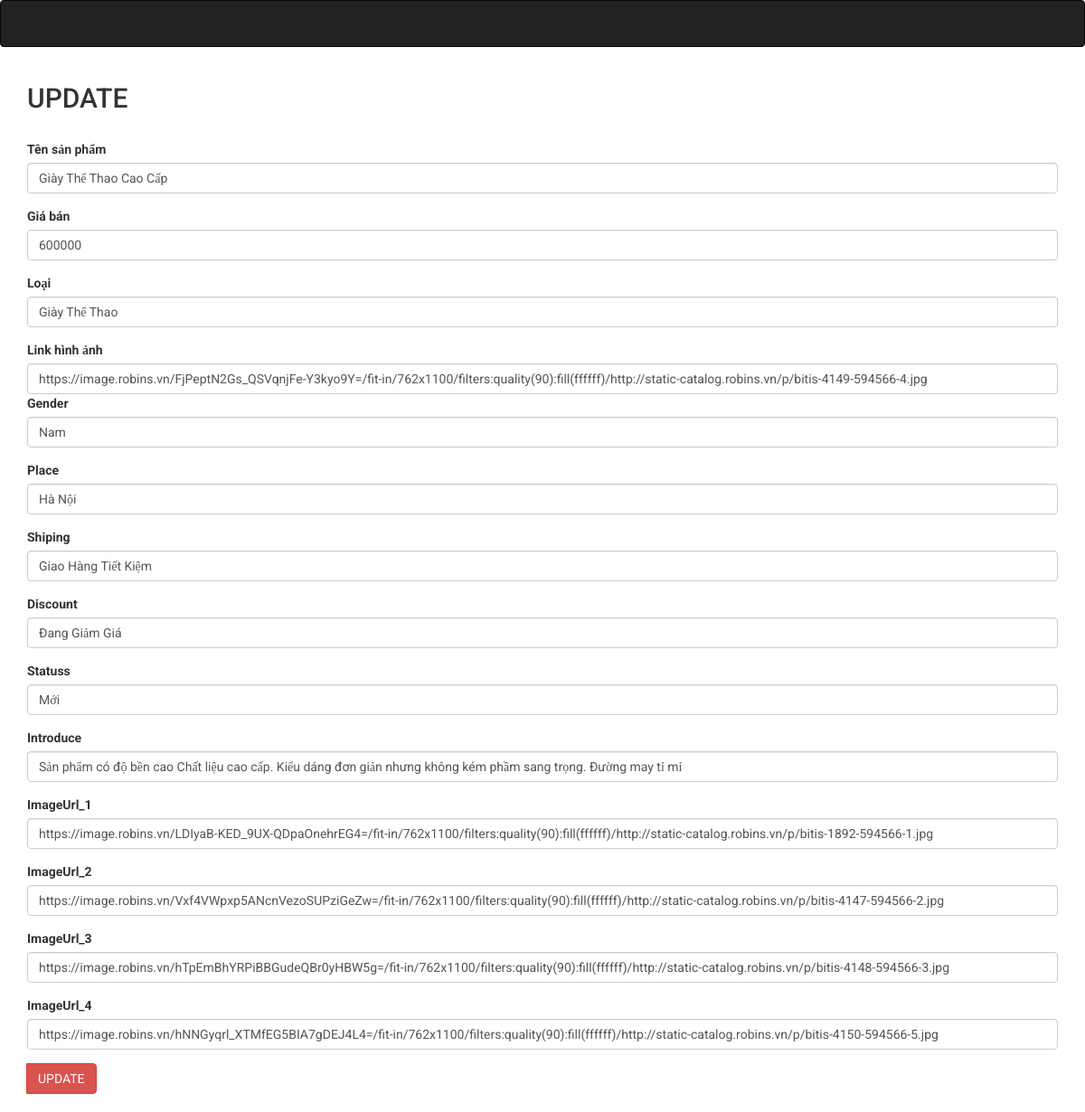
/Update.php?id=1, run on the app's committed database.
### tables this page shows
CREATE TABLE `products` (
  `ID` int(11) NOT NULL,
  `ProductName` varchar(200) DEFAULT NULL,
  `Price` double DEFAULT NULL,
  `Category` varchar(50) DEFAULT NULL,
  `ImageUrl` varchar(200) DEFAULT NULL,
  `Gender` varchar(50) DEFAULT NULL,
  `Place` varchar(50) DEFAULT NULL,
  `Shiping` varchar(50) DEFAULT NULL,
  `Discount` varchar(50) DEFAULT NULL,
  `Statuss` varchar(50) DEFAULT NULL,
  `ImageUrl_1` varchar(250) DEFAULT NULL,
  `ImageUrl_2` varchar(250) DEFAULT NULL,
  `ImageUrl_3` varchar(250) DEFAULT NULL,
  `ImageUrl_4` varchar(250) DEFAULT NULL,
  `Introduce` varchar(9999) DEFAULT NULL
);

### connect.php (called while the page is built, shortened)
<?php
 class DataAccessHelper {
 	public function executeQuery($sql){
 		$result = $GLOBALS['conn']->query($sql);
 		return $result;
 	}
 }
 ?>

### Update.php (the view, shortened to what this page needs)
<!DOCTYPE html>
<html lang="en">
  <head>
  <link rel="stylesheet" href="bootstrap-3.3.7-dist/css/bootstrap.min.css" />
<link rel="stylesheet" href="font-awesome-4.7.0/css/font-awesome.min.css" />
  </head>
  <body>
    <nav class="navbar navbar-inverse">
      <div class="container">
        <div class="navbar-header">
          <a class="navbar-brand" href="index.html"></a>
        </div>
        <div class="collapse navbar-collapse" id="navbar-collapse">
        </div>
      </div>
    </nav>
    <div id="main">
      <div class="container">
		<h2>UPDATE</h2>
		<br/>
        <?php
		include 'connect.php';
		$db = new DataAccessHelper;
		$db ->connect();
		$id_get = $_GET['id'];
        $sql = $db ->executeQuery("SELECT * FROM products WHERE ID = $id_get");
		$row = mysqli_fetch_assoc($sql);
		?>
       	<form action="XuLy.php?id=<?php echo $row['ID'] ?>" method="post">
		<div class="form-group">
			<label for="txtProductName">Tên sản phẩm</label>
			<input type="text" class="form-control" name="Product_Name" id="txtProductName" value="<?php echo $row["ProductName"] ?>">
		</div>
		<div class="form-group">
			<label for="txtPrice">Giá bán</label>
			<input type="text" class="form-control" name="Price" id="txtPrice" value="<?php echo $row["Price"] ?>" >
		</div>
		<div class="form-group">
			<label for="txtCategory">Loại</label>
			<input type="text" class="form-control" name="Category" id="txtCategory" value="<?php echo $row["Category"] ?>">
		</div>
		<div class="form-group">
			<label for="txtImageLink">Link hình ảnh</label>
			<input type="text" class="form-control" name="Image_Link" id="txtImageLink" value="<?php echo $row["ImageUrl"] ?>">	  <div class="form-group">
			<label for="txtGender">Gender</label>
			<input type="text" class="form-control" name="Gender" id="txtGender" value="<?php echo $row["Gender"] ?>">
		</div>
        <div class="form-group">
			<label for="txtPlace">Place</label>
			<input type="text" class="form-control" name="Place" id="txtPlace" value="<?php echo $row["Place"] ?>">
		</div>
        <div class="form-group">
			<label for="txtShiping">Shiping</label>
			<input type="text" class="form-control" name="Shiping" id="txtShiping" value="<?php echo $row["Shiping"] ?>">
		</div>
        <div class="form-group">
			<label for="txtDiscount">Discount</label>
			<input type="text" class="form-control" name="Discount" id="txtDiscount" value="<?php echo $row["Discount"] ?>">
		</div>
        <div class="form-group">
			<label for="txStatuss">Statuss</label>
			<input type="text" class="form-control" name="Statuss" id="txtStatuss" value="<?php echo $row["Statuss"] ?>">
		</div>
        <div class="form-group">
			<label for="txStatuss">Introduce</label>
			<input type="text" class="form-control" name="Introduce" id="txtIntroduce" value="<?php echo $row["Introduce"] ?>">
		</div>
        <div class="form-group">
			<label for="txStatuss">ImageUrl_1</label>
			<input type="text" class="form-control" name="ImageUrl_1" id="txtImageUrl_1" value="<?php echo $row["ImageUrl_1"] ?>">
		</div>
        <div class="form-group">
			<label for="txStatuss">ImageUrl_2</label>
			<input type="text" class="form-control" name="ImageUrl_2" id="txtImageUrl_2" value="<?php echo $row["ImageUrl_2"] ?>">
		</div>
        <div class="form-group">
			<label for="txStatuss">ImageUrl_3</label>
			<input type="text" class="form-control" name="ImageUrl_3" id="txtImageUrl_3" value="<?php echo $row["ImageUrl_3"] ?>">
		</div>
        <div class="form-group">
			<label for="txStatuss">ImageUrl_4</label>
			<input type="text" class="form-control" name="ImageUrl_4" id="ImageUrl_4" value="<?php echo $row["ImageUrl_4"] ?>" >
		</div>
		</div>
		<div class="input-group-btn">
			<button class="btn btn-danger" name="update" type="submit">UPDATE</button>
		</div>
        </form>
		<br/>
      </div>
    </div>
  </body>
</html>

### Update.php (style rules this page uses)
body { font-family: 'Roboto'; }

### data on the page
products: Product_Name "Giày Thể Thao Cao Cấp", Price "600000", Category "Giày Thể Thao", Image_Link "https://image.robins.vn/FjPeptN2Gs_QSVqnjFe-Y3kyo9Y=/fit-in/762x1100/filters:quality(90):fill(ffffff)/http://static-catalog.robins.vn/p/bitis-4149-594566-4.jpg", Gender "Nam", Place "Hà Nội", Shiping "Giao Hàng Tiết Kiệm", Discount "Đang Giảm Giá", Statuss "Mới", Introduce "Sản phẩm có độ bền cao Chất liệu cao cấp. Kiểu dáng đơn giản nhưng không kém phầm sang trọng. Đường may tỉ mỉ", ImageUrl_1 "https://image.robins.vn/LDIyaB-KED_9UX-QDpaOnehrEG4=/fit-in/762x1100/filters:quality(90):fill(ffffff)/http://static-catalog.robins.vn/p/bitis-1892-594566-1.jpg", ImageUrl_2 "https://image.robins.vn/Vxf4VWpxp5ANcnVezoSUPziGeZw=/fit-in/762x1100/filters:quality(90):fill(ffffff)/http://static-catalog.robins.vn/p/bitis-4147-594566-2.jpg", ImageUrl_3 "https://image.robins.vn/hTpEmBhYRPiBBGudeQBr0yHBW5g=/fit-in/762x1100/filters:quality(90):fill(ffffff)/http://static-catalog.robins.vn/p/bitis-4148-594566-3.jpg", ImageUrl_4 "https://image.robins.vn/hNNGyqrl_XTMfEG5BIA7gDEJ4L4=/fit-in/762x1100/filters:quality(90):fill(ffffff)/http://static-catalog.robins.vn/p/bitis-4150-594566-5.jpg"
